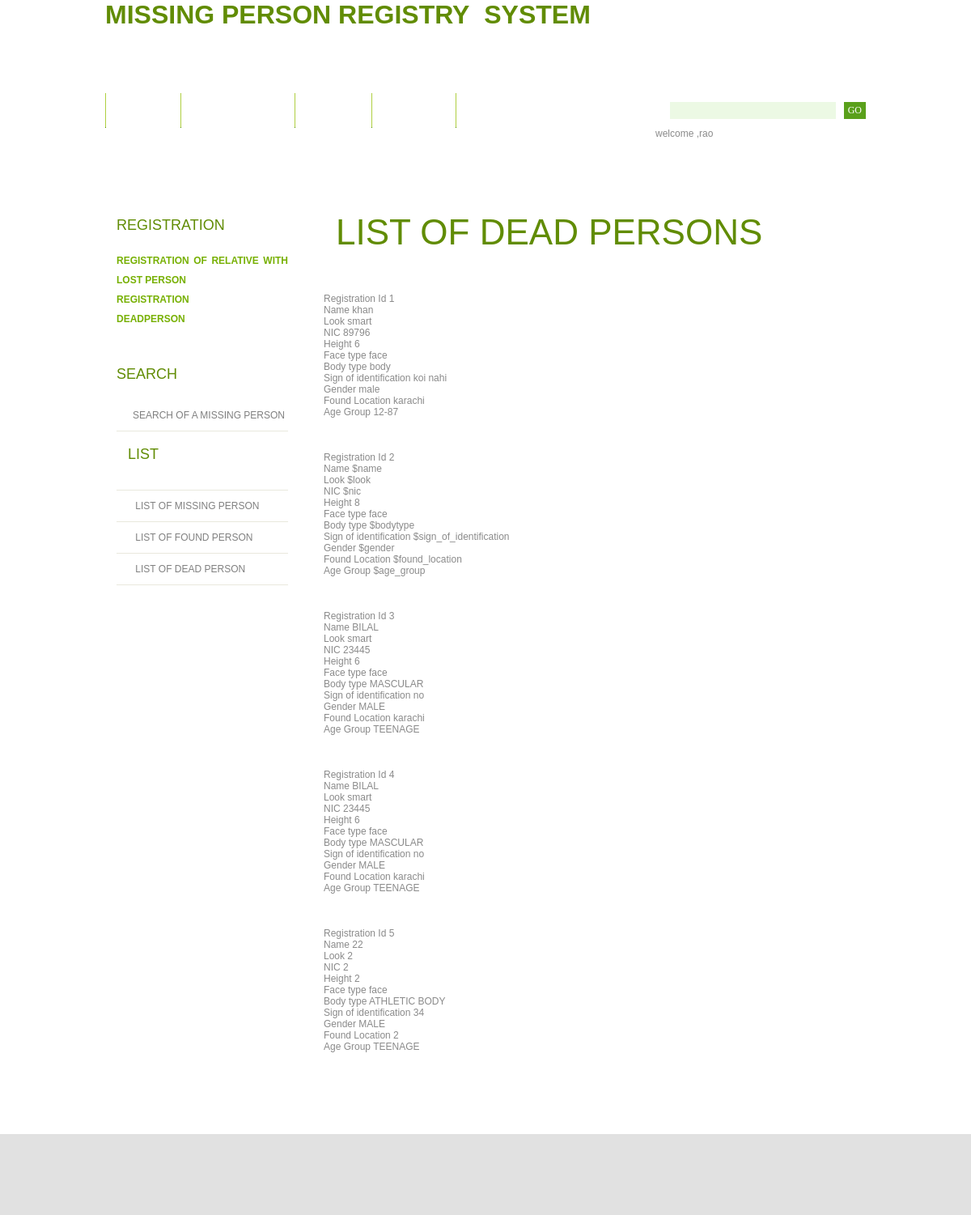
Screenshot of /admin_deadlist.PHP (signed in) with the database file from the repository.
### tables this page shows
CREATE TABLE `jos_deadpersonreg` (
  `deadid` int(10) unsigned NOT NULL AUTO_INCREMENT,
  `name` varchar(255) DEFAULT NULL,
  `nic` varchar(45) DEFAULT NULL,
  `look` varchar(255) DEFAULT NULL,
  `height` float NOT NULL,
  `color` varchar(45) NOT NULL,
  `facetype` varchar(45) DEFAULT NULL,
  `bodytype` varchar(45) DEFAULT NULL,
  `eyecolor` varchar(45) DEFAULT NULL,
  `sign_of_identification` varchar(45) NOT NULL,
  `gender` varchar(15) NOT NULL,
  `date_found` date NOT NULL,
  `found_location` varchar(45) DEFAULT NULL,
  `photo` text,
  `thumb_impression` text,
  `age_group` varchar(45) DEFAULT NULL,
  `condition` varchar(45) DEFAULT NULL,
  `identifiable` varchar(45) DEFAULT NULL,
  `compansation` varchar(45) DEFAULT NULL,
  `cause_of_death` varchar(45) DEFAULT NULL,
  `weight` float DEFAULT NULL,
  `compansation_eligible` varchar(45) DEFAULT NULL,
  `who_reported` varchar(45) DEFAULT NULL,
  `contact_reported` varchar(45) DEFAULT NULL,
  `address_of_reported` varchar(255) DEFAULT NULL,
  PRIMARY KEY (`deadid`)
);

### admin_deadlist.PHP (the view, shortened to what this page needs)
<!DOCTYPE html PUBLIC "-//W3C//DTD XHTML 1.0 Strict//EN" "http://www.w3.org/TR/xhtml1/DTD/xhtml1-strict.dtd">
<html xmlns="http://www.w3.org/1999/xhtml">
<head>
<link href="style.css" rel="stylesheet" type="text/css" media="screen" />
</head>
<body>
	<div id="logo">
		<h2 class="title" style="height: 72px; font-size: xx-large"><strong>
		MISSING PERSON REGISTRY&nbsp; SYSTEM </strong>  </h2>
	</div>
	<div id="header">
		<div id="menu">
			<ul>
				<li><a class="first" href="index.php">Home</a></li>
				<li class="current_page_item"><a href="adminlogin.php">ADMIN LOGIN</a></li>
				<li><a href="about.php">About</a></li>
				<li><a href="contact.php">Contact</a></li>
				<li><a href="faq.php">FAQ</a></li>
			</ul>
		</div>
		<div id="search">
			<form method="get" action="">
				<fieldset>
				<input type="text" name="s" id="search-text" size="15" />
				<input type="submit" id="search-submit" value="GO" />
				</fieldset>
			</form>
		</div>
	</div>
	<?php
   if (isset($_SESSION['admin'] ))
   {
   echo "<p>welcome ," . $_SESSION['admin']."</p>";
   } else
   header ("location:wrong.php");
   ?>
	<div id="page">
		<div id="content">
		  <div class="post">
				<h1 class="title">list of dead persons</h1>
				<p class="title">&nbsp;</p>
				<?php
$result = mysql_query("SELECT * from jos_deadpersonreg;");
while($row = mysql_fetch_array($result))
  {
				       	echo 'Registration Id                 ',$row['deadid'],"<br />";
						echo 'Name                            ',$row['name'],"<br />";
						echo 'Look                             ',$row['look'],"<br />";
						echo 'NIC                             ',$row['nic'],"<br />";
						echo 'Height                         ',$row['height'],"<br />";
						echo 'Face type                       ',$row['facetype'],"<br />";
						echo 'Body type                          ',$row['bodytype'],"<br />";
						echo 'Sign of identification                       ',$row['sign_of_identification'],"<br />";
						echo 'Gender               ',$row['gender'],"<br />";
						echo 'Found Location                   ',$row['found_location'],"<br />";
						echo 'Age Group                   ',$row['age_group'],"<br />";
			 echo "<br />","<br />","<br />";
  }
?>
		  </div>
		</div>
		<div id="sidebar">
			<ul>
				<li>
					<h2>REGISTRATION</h2>
					<p><strong><a href="relative.PHP">REGISTRATION OF RELATIVE WITH LOST PERSON</a></strong></p>
					<p><strong><a href="registration.PHP">REGISTRATION</a></strong></p>
					<p><strong><a href="dead.php">DEADPERSON</a></strong></p>
				</li>
				<li>
					<h2>SEARCH</h2>
					<ul>
						<li class="style1"><strong><a href="searching.php">SEARCH OF A MISSING
						PERSON</a>&nbsp; </strong> </li>
						<li class="style1">
					<h2>LIST</h2>
						</li>
						<li class="style1"><strong>&nbsp;<a href="admin_missinglist.php">LIST OF MISSING PERSON</a></strong></li>
						<li class="style1"><strong>&nbsp;<a href="admin_foundlist.php">LIST OF FOUND PERSON</a></strong></li>
						<li class="style1"><strong>&nbsp;<a href="admin_deadlist.php">LIST OF DEAD PERSON</a></strong></li>
					</ul>
				</li>
			</ul>
		</div>
		<div style="clear: both;">&nbsp;</div>
	</div>
	<div id="footer">
	</div>
</body>
</html>

### style.css (style rules this page uses)
body { margin: 0; padding: 0; background: #FFFFFF url(images/img01.gif) repeat-x left top; font-family: Arial, Helvetica, sans-serif; font-size: 12px; color: #8A8A8A; }
h1, h2, h3 { margin: 0; text-transform: uppercase; font-weight: normal; color: #618C04; }
h1 { font-size: 44px; }
h2 { font-size: 18px; }
p, ul, ol { margin-top: 0; line-height: 240%; text-align: justify; }
a { color: #77B003; }
#header { width: 940px; height: 36px; margin: 0 auto; }
#menu { float: left; width: 680px; height: 43px; background: url(images/img02.jpg) no-repeat left top; }
#menu ul { margin: 0; padding: 0px 0px 0px 0px; list-style: none; line-height: normal; }
#menu li { display: block; float: left; }
#menu a { display: block; float: left; height: 30px; margin: 0; padding: 13px 30px 0px 30px; background: url(images/img02.gif) no-repeat left top; text-decoration: none; text-align: center; text-transform: capitalize; font-family: Arial, Helvetica, sans-serif; font-size: 12px; font-weight: bold; color: #FFFFFF; }
#search { float: right; width: 260px; }
#search form { float: right; margin: 0; padding: 11px 0px 0 0; }
#search fieldset { margin: 0; padding: 0; border: none; }
#search input { float: left; font: 12px Georgia, "Times New Roman", Times, serif; border: none; }
#search-text { width: 200px; height: 18px; padding: 3px 0 0 5px; border: 1px solid #333333; background: #ECF9E4; color: #000000; }
#search-submit { height: 21px; margin-left: 10px; padding: 0px 5px; background: #5AA01B; color: #FFFFFF; }
#page { width: 940px; margin: 0 auto; padding: 70px 0px 0px 0px; }
#logo { width: 940px; height: 115px; margin: 0 auto; }
#content { float: right; width: 670px; }
.post { margin-bottom: 45px; }
.post .title { height: 44px; padding-left: 15px; }
#sidebar { float: left; width: 240px; font-family: Arial, Helvetica, sans-serif; font-size: 12px; }
#sidebar ul { margin: 0; padding: 0; list-style: none; line-height: normal; }
#sidebar li { margin-bottom: 30px; padding: 0 0 10px 0px; }
#sidebar li ul { margin: 0px 14px; }
#sidebar li li { margin: 0; padding: 12px 0px; border-bottom: 1px solid #E9E8DD; background: url(images/img08.gif) no-repeat left 18px; }
#sidebar li li a { padding: 0px 0px 0px 20px; font-weight: normal; color: #808080; }
#sidebar p { margin: 0; padding: 0px 14px; }
#sidebar h2 { height: 30px; margin: 0 0 10px 0px; padding: 6px 0 2px 14px; background: url(images/img05.gif) repeat-x left top; text-transform: capitalize; font-size: 18px; font-weight: normal; color: #618C04; }
#sidebar p { line-height: 200%; }
#sidebar a { text-align: left; text-decoration: none; font-weight: bold; }
#footer { width: 100%; height: 100px; margin: 0 auto; padding: 0; background: #E1E1E1; }

### admin_deadlist.PHP (style rules this page uses)
.style1 { color: #808080; }

### rows the page displays
jos_deadpersonreg: deadid "1", name "khan", look "smart", nic "89796", height "6", facetype "face", bodytype "body", sign_of_identification "koi nahi", gender "male", found_location "karachi", age_group "12-87"
jos_deadpersonreg: deadid "2", name "$name", look "$look", nic "$nic", height "8", facetype "face", bodytype "$bodytype", sign_of_identification "$sign_of_identification", gender "$gender", found_location "$found_location", age_group "$age_group"
jos_deadpersonreg: deadid "3", name "BILAL", look "smart", nic "23445", height "6", facetype "face", bodytype "MASCULAR", sign_of_identification "no", gender "MALE", found_location "karachi", age_group "TEENAGE"
jos_deadpersonreg: deadid "4", name "BILAL", look "smart", nic "23445", height "6", facetype "face", bodytype "MASCULAR", sign_of_identification "no", gender "MALE", found_location "karachi", age_group "TEENAGE"
jos_deadpersonreg: deadid "5", name "22", look "2", nic "2", height "2", facetype "face", bodytype "ATHLETIC BODY", sign_of_identification "34", gender "MALE", found_location "2", age_group "TEENAGE"

### other values shown
$_SESSION['admin'] "rao"
